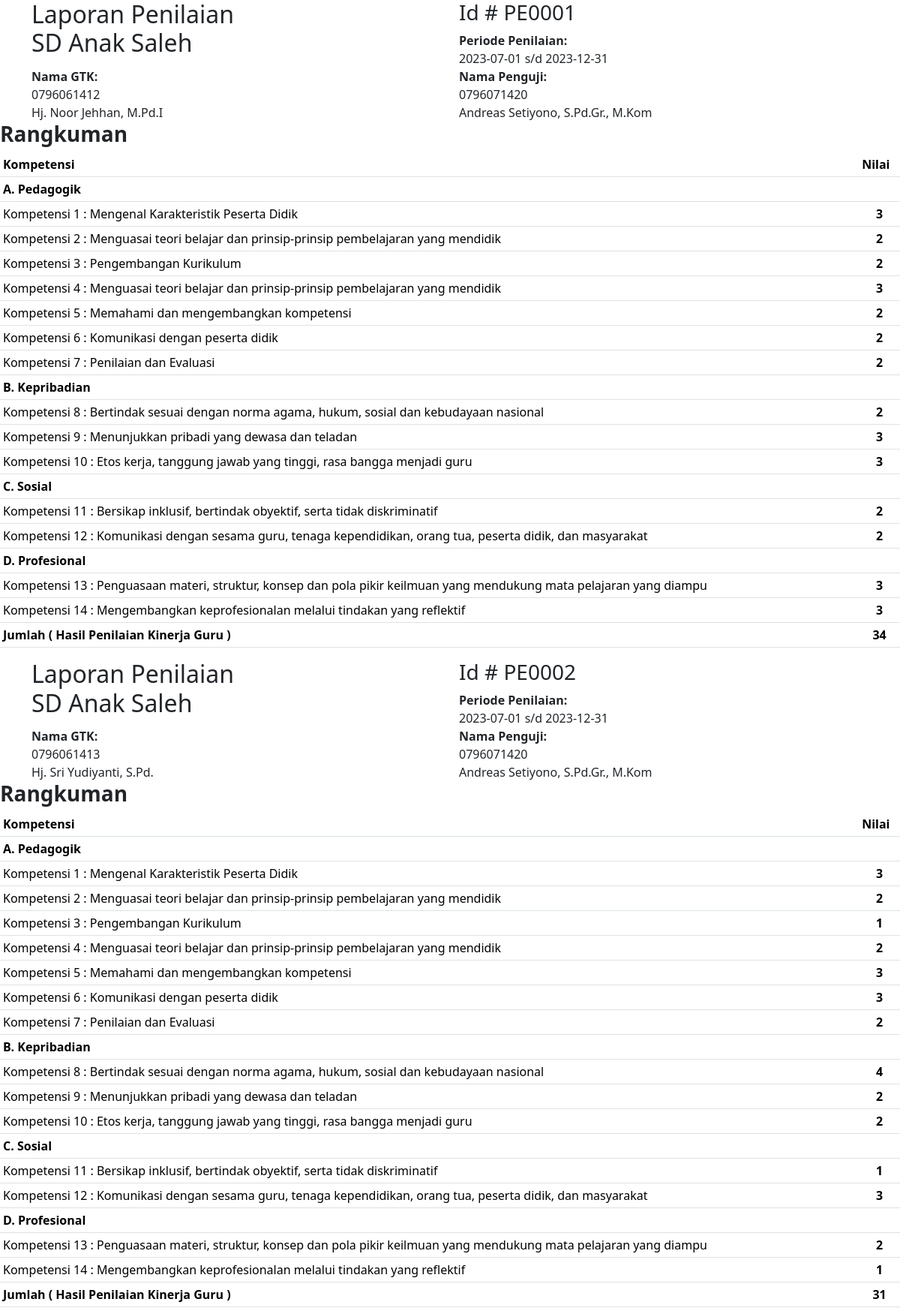
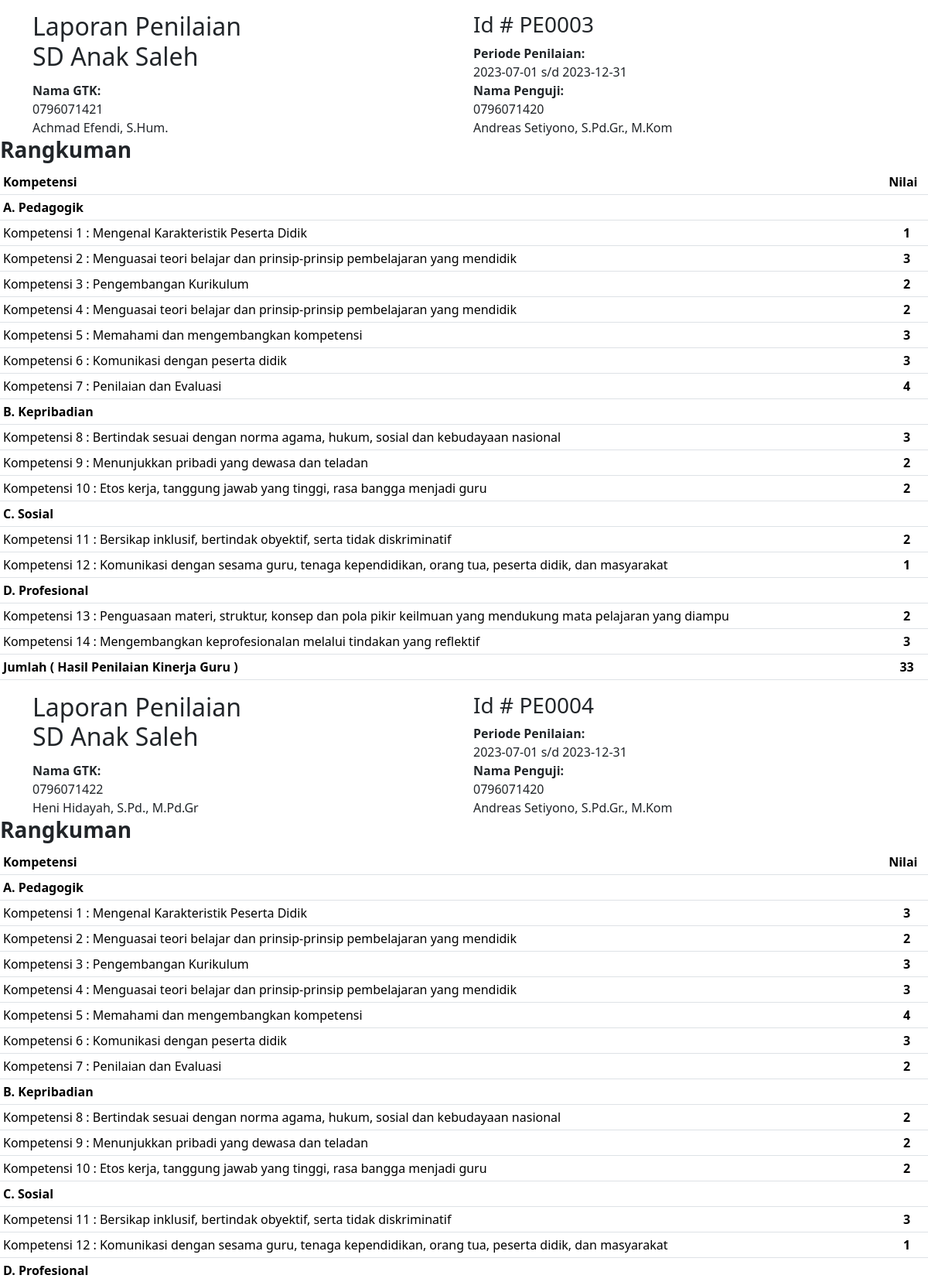
Page /laporan.php?kode=PP0004 (upper part) on the committed database (2 pictures, top to bottom).
### tables this page shows
CREATE TABLE `nilai_peserta_detail` (
  `detail_id` varchar(10) NOT NULL,
  `detail_peserta` varchar(10) NOT NULL,
  `detail_penguji` varchar(10) NOT NULL,
  `detail_periode` varchar(10) DEFAULT NULL,
  `K0101` float NOT NULL,
  `K0102` float NOT NULL,
  `K0103` float NOT NULL,
  `K0104` float NOT NULL,
  `K0105` float NOT NULL,
  `K0106` float NOT NULL,
  `K0201` float NOT NULL,
  `K0202` float NOT NULL,
  `K0203` float NOT NULL,
  `K0204` float NOT NULL,
  `K0205` float NOT NULL,
  `K0206` float NOT NULL,
  `K0301` float NOT NULL,
  `K0302` float NOT NULL,
  `K0303` float NOT NULL,
  `K0304` float NOT NULL,
  `K0401` float NOT NULL,
  `K0402` float NOT NULL,
  `K0403` float NOT NULL,
  `K0404` float NOT NULL,
  `K0405` float NOT NULL,
  `K0406` float NOT NULL,
  `K0407` float NOT NULL,
  `K0408` float NOT NULL,
  `K0409` float NOT NULL,
  `K0410` float NOT NULL,
  `K0411` float NOT NULL,
  `K0501` float NOT NULL,
  `K0502` float NOT NULL,
  `K0503` float NOT NULL,
  `K0504` float NOT NULL,
  `K0505` float NOT NULL,
  `K0506` float NOT NULL,
  `K0507` float NOT NULL,
  `K0601` float NOT NULL,
  `K0602` float NOT NULL,
  `K0603` float NOT NULL,
  `K0604` float NOT NULL,
  `K0605` float NOT NULL,
  `K0606` float NOT NULL,
  `K0701` float NOT NULL,
  `K0702` float NOT NULL,
  `K0703` float NOT NULL,
  `K0704` float NOT NULL,
  `K0705` float NOT NULL,
  `K0801` float NOT NULL,
  `K0802` float NOT NULL,
  `K0803` float NOT NULL,
  `K0804` float NOT NULL,
  `K0805` float NOT NULL,
  `K0901` float NOT NULL,
  `K0902` float NOT NULL,
  `K0903` float NOT NULL,
  `K0904` float NOT NULL,
  `K0905` float NOT NULL,
  `K1001` float NOT NULL,
  `K1002` float NOT NULL,
  `K1003` float NOT NULL,
  `K1004` float NOT NULL,
  `K1005` float NOT NULL,
  `K1006` float NOT NULL,
  `K1007` float NOT NULL,
  `K1008` float NOT NULL,
  `K1101` float NOT NULL,
  `K1102` float NOT NULL,
  `K1103` float NOT NULL,
  `K1201` float NOT NULL,
  `K1202` float NOT NULL,
  `K1203` float NOT NULL,
  `K1301` float NOT NULL,
  `K1302` float NOT NULL,
  `K1303` float NOT NULL,
  `K1401` float NOT NULL,
  `K1402` float NOT NULL,
  `K1403` float NOT NULL,
  `K1404` float NOT NULL,
  `K1405` float NOT NULL,
  `K1406` float NOT NULL,
  `total` float NOT NULL
);

CREATE TABLE `periode` (
  `periode_id` varchar(10) NOT NULL,
  `periode_tglawal` date NOT NULL,
  `periode_tglakhir` date NOT NULL
);

CREATE TABLE `peserta` (
  `peserta_id` varchar(10) NOT NULL,
  `peserta_nama` varchar(100) NOT NULL,
  `peserta_nuptk` varchar(100) DEFAULT NULL,
  `peserta_jk` varchar(100) DEFAULT NULL,
  `peserta_instansi` varchar(10) DEFAULT NULL,
  `peserta_matpel` varchar(100) DEFAULT NULL,
  `peserta_masa_kerja` varchar(100) DEFAULT NULL
);

CREATE TABLE `penguji` (
  `penguji_id` varchar(10) NOT NULL,
  `penguji_nama` varchar(100) NOT NULL,
  `penguji_nuptk` varchar(100) DEFAULT NULL,
  `username` varchar(100) NOT NULL,
  `password` varchar(100) NOT NULL
);

### crud.php (called while the page is built, shortened)
<?php
    function viewpersenkomp($persen) {
        $hasil = 0;
        if($persen >= 0 && $persen <= 25){
            $hasil = 1;
        }else if($persen > 25 && $persen <= 50){
            $hasil = 2;
        }else if($persen > 50 && $persen <= 75){
            $hasil = 3;
        }else if($persen > 75 && $persen <= 100){
            $hasil = 4;
        }
        return $hasil;
    }

### laporan.php (the view, shortened to what this page needs)
<?php
require 'crud.php';
$id = $_GET['kode'];
$data = mysqli_query($db, "SELECT * FROM nilai_peserta_detail
        JOIN periode ON nilai_peserta_detail.detail_periode = periode.periode_id
        JOIN peserta ON nilai_peserta_detail.detail_peserta = peserta.peserta_id
        JOIN penguji ON nilai_peserta_detail.detail_penguji = penguji.penguji_id
        WHERE detail_periode='$id'");
while ($a = mysqli_fetch_array($data)) {
    $k1 = viewpersenkomp(round((($a['K0101'] + $a['K0102'] + $a['K0103'] + $a['K0104'] + $a['K0105'] + $a['K0106']) / 12) * 100));
    $k2 = viewpersenkomp(round((($a['K0201'] + $a['K0202'] + $a['K0203'] + $a['K0204'] + $a['K0205'] + $a['K0206']) / 12) * 100));
    $k3 = viewpersenkomp(round((($a['K0301'] + $a['K0302'] + $a['K0303'] + $a['K0304']) / 8) * 100));
    $k4 = viewpersenkomp(round((($a['K0401'] + $a['K0402'] + $a['K0403'] + $a['K0404'] + $a['K0405'] + $a['K0406'] + $a['K0407'] + $a['K0408'] + $a['K0409'] + $a['K0410'] + $a['K0411']) / 22) * 100));
    $k5 = viewpersenkomp(round((($a['K0501'] + $a['K0502'] + $a['K0503'] + $a['K0504'] + $a['K0505'] + $a['K0506'] + $a['K0507']) / 14) * 100));
    $k6 = viewpersenkomp(round((($a['K0601'] + $a['K0602'] + $a['K0603'] + $a['K0604'] + $a['K0605'] + $a['K0606']) / 12) * 100));
    $k7 = viewpersenkomp(round((($a['K0701'] + $a['K0702'] + $a['K0703'] + $a['K0704'] + $a['K0705']) / 10) * 100));
    $k8 = viewpersenkomp(round((($a['K0801'] + $a['K0802'] + $a['K0803'] + $a['K0804'] + $a['K0805']) / 10) * 100));
    $k9 = viewpersenkomp(round((($a['K0901'] + $a['K0902'] + $a['K0903'] + $a['K0904'] + $a['K0905']) / 10) * 100));
    $k10 = viewpersenkomp(round((($a['K1001'] + $a['K1002'] + $a['K1003'] + $a['K1004'] + $a['K1005'] + $a['K1006'] + $a['K1007'] + $a['K1008']) / 16) * 100));
    $k11 = viewpersenkomp(round((($a['K1101'] + $a['K1102'] + $a['K1103']) / 6) * 100));
    $k12 = viewpersenkomp(round((($a['K1201'] + $a['K1202'] + $a['K1203']) / 6) * 100));
    $k13 = viewpersenkomp(round((($a['K1301'] + $a['K1302'] + $a['K1303']) / 6) * 100));
    $k14 = viewpersenkomp(round((($a['K1401'] + $a['K1402'] + $a['K1403'] + $a['K1404'] + $a['K1405'] + $a['K1406']) / 12) * 100));
    $ktot = $k1 + $k2 + $k3 + $k4 + $k5 + $k6 + $k7 + $k8 + $k9 + $k10 + $k11 + $k12 + $k13 + $k14
?>
    <!DOCTYPE html>
    <html lang="en">
    <head>
        <link href="https://cdn.jsdelivr.net/npm/bootstrap@5.3.1/dist/css/bootstrap.min.css" rel="stylesheet">
    </head>
    <body>
        <div class="container">
            <div class="row">
                <div class="col">
                    <h2>Laporan Penilaian<br>SD Anak Saleh</h2>
                </div>
                <div class="col">
                    <h3 class="pull-right">Id # <?php echo $a['detail_id']; ?></h3>
                    <strong>Periode Penilaian:</strong><br>
                    <?php echo $a['periode_tglawal']; ?> s/d <?php echo $a['periode_tglakhir']; ?>
                </div>
            </div>
            <div class="row">
                <div class="col">
                    <strong>Nama GTK:</strong><br>
                    <?php echo $a['peserta_nuptk']; ?><br />
                    <?php echo $a['peserta_nama']; ?>
                </div>
                <div class="col">
                    <strong>Nama Penguji:</strong><br>
                    <?php echo $a['penguji_nuptk']; ?><br />
                    <?php echo $a['penguji_nama']; ?>
                </div>
            </div>
        </div>
        <div class="row">
            <div class="col-md-12">
                <div class="panel panel-default">
                    <div class="panel-heading">
                        <h3 class="panel-title"><strong>Rangkuman</strong></h3>
                    </div>
                    <div class="panel-body">
                        <div class="table-responsive">
                            <table class="table table-sm" width="100%" cellspacing="0">
                                <thead>
                                    <tr>
                                        <th><b>Kompetensi</b></th>
                                        <th><b>Nilai</b></th>
                                    </tr>
                                </thead>
                                <tbody>
                                    <tr>
                                        <td colspan="2"><b>A. Pedagogik</b></td>
                                    </tr>
                                    <tr>
                                        <td>Kompetensi 1 : Mengenal Karakteristik Peserta Didik</td>
                                        <td align="center"><b><?php echo $k1; ?></b></td>
                                    </tr>
                                    <tr>
                                        <td>Kompetensi 2 : Menguasai teori belajar dan prinsip-prinsip pembelajaran yang mendidik</td>
                                        <td align="center"><b><?php echo $k2; ?></b></td>
                                    </tr>
                                    <tr>
                                        <td>Kompetensi 3 : Pengembangan Kurikulum</td>
                                        <td align="center"><b><?php echo $k3; ?></b></td>
                                    </tr>
                                    <tr>
                                        <td>Kompetensi 4 : Menguasai teori belajar dan prinsip-prinsip pembelajaran yang mendidik</td>
                                        <td align="center"><b><?php echo $k4; ?></b></td>
                                    </tr>
                                    <tr>
                                        <td>Kompetensi 5 : Memahami dan mengembangkan kompetensi</td>
                                        <td align="center"><b><?php echo $k5; ?></b></td>
                                    </tr>
                                    <tr>
                                        <td>Kompetensi 6 : Komunikasi dengan peserta didik</td>
                                        <td align="center"><b><?php echo $k6; ?></b></td>
                                    </tr>
                                    <tr>
                                        <td>Kompetensi 7 : Penilaian dan Evaluasi</td>
                                        <td align="center"><b><?php echo $k7; ?></b></td>
                                    </tr>
                                    <tr>
                                        <td colspan="2"><b>B. Kepribadian</b></td>
                                    </tr>
                                    <tr>
                                        <td>Kompetensi 8 : Bertindak sesuai dengan norma agama, hukum, sosial dan kebudayaan nasional</td>
                                        <td align="center"><b><?php echo $k8; ?></b></td>
                                    </tr>
                                    <tr>
                                        <td>Kompetensi 9 : Menunjukkan pribadi yang dewasa dan teladan</td>
                                        <td align="center"><b><?php echo $k9; ?></b></td>
                                    </tr>
                                    <tr>
                                        <td>Kompetensi 10 : Etos kerja, tanggung jawab yang tinggi, rasa bangga menjadi guru</td>
                                        <td align="center"><b><?php echo $k10; ?></b></td>
                                    </tr>
                                    <tr>
                                        <td colspan="2"><b>C. Sosial</b></td>
                                    </tr>
                                    <tr>
                                        <td>Kompetensi 11 : Bersikap inklusif, bertindak obyektif, serta tidak diskriminatif</td>
                                        <td align="center"><b><?php echo $k11; ?></b></td>
                                    </tr>
                                    <tr>
                                        <td>Kompetensi 12 : Komunikasi dengan sesama guru, tenaga kependidikan, orang tua, peserta didik, dan masyarakat</td>
                                        <td align="center"><b><?php echo $k12; ?></b></td>
                                    </tr>
                                    <tr>
                                        <td colspan="2"><b>D. Profesional</b></td>
                                    </tr>
                                    <tr>
                                        <td>Kompetensi 13 : Penguasaan materi, struktur, konsep dan pola pikir keilmuan yang mendukung mata pelajaran yang diampu</td>
                                        <td align="center"><b><?php echo $k13; ?></b></td>
                                    </tr>
                                    <tr>
                                        <td>Kompetensi 14 : Mengembangkan keprofesionalan melalui tindakan yang reflektif</td>
                                        <td align="center"><b><?php echo $k14; ?></b></td>
                                    </tr>
                                    <tr>
                                        <td><b>Jumlah ( Hasil Penilaian Kinerja Guru )</b></td>
                                        <td align="center"><b><?php echo $ktot; ?></b></td>
                                    </tr>
                                </tbody>
                            </table>
                        </div>
                    </div>
                </div>
            </div>
        </div>
    </body>
    </html>
<?php } ?>

### rows in the picture
nilai_peserta_detail: detail_periode.periode_tglawal "2023-07-01", detail_periode.periode_tglakhir "2023-12-31", detail_peserta.peserta_nuptk "0796061412", detail_peserta.peserta_nama "Hj. Noor Jehhan, M.Pd.I", detail_penguji.penguji_nuptk "0796071420", detail_penguji.penguji_nama "Andreas Setiyono, S.Pd.Gr., M.Kom", k1 "3", K0205 "2", K0302 "2", k4 "3", K0501 "2", K0602 "2", K0703 "2", k8 "2", k9 "3", k10 "3", K1103 "2", K1202 "2", k13 "3", k14 "3", ktot "34"
nilai_peserta_detail: detail_id "PE0002", detail_periode.periode_tglawal "2023-07-01", detail_periode.periode_tglakhir "2023-12-31", detail_peserta.peserta_nuptk "0796061413", detail_peserta.peserta_nama "Hj. Sri Yudiyanti, S.Pd.", detail_penguji.penguji_nuptk "0796071420", detail_penguji.penguji_nama "Andreas Setiyono, S.Pd.Gr., M.Kom", k1 "3", k2 "2", K0301 "1", K0402 "2", k5 "3", k6 "3", K0705 "2", k8 "4", K0903 "2", K1007 "2", K1101 "1", k12 "3", K1303 "2", K1402 "1", ktot "31"
nilai_peserta_detail: detail_id "PE0003", detail_periode.periode_tglawal "2023-07-01", detail_periode.periode_tglakhir "2023-12-31", detail_peserta.peserta_nuptk "0796071421", detail_peserta.peserta_nama "Achmad Efendi, S.Hum.", detail_penguji.penguji_nuptk "0796071420", detail_penguji.penguji_nama "Andreas Setiyono, S.Pd.Gr., M.Kom", K0101 "1", k2 "3", k3 "2", K0402 "2", k5 "3", k6 "3", k7 "4", k8 "3", K0901 "2", K1003 "2", k11 "2", K1201 "1", k13 "2", k14 "3", ktot "33"
nilai_peserta_detail: detail_id "PE0004", detail_periode.periode_tglawal "2023-07-01", detail_periode.periode_tglakhir "2023-12-31", detail_peserta.peserta_nuptk "0796071422", detail_peserta.peserta_nama "Heni Hidayah, S.Pd., M.Pd.Gr", detail_penguji.penguji_nuptk "0796071420", detail_penguji.penguji_nama "Andreas Setiyono, S.Pd.Gr., M.Kom", k1 "3", K0201 "2", k3 "3", k4 "3", k5 "4", k6 "3", K0704 "2", k8 "2", k9 "2", K1001 "2", k11 "3", K1203 "1"
